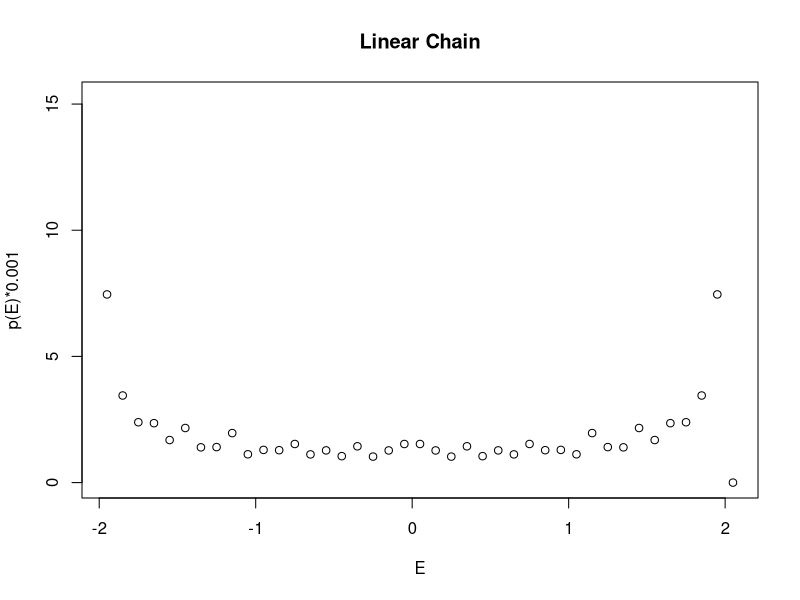

Source code (R): (Note: a time limit stopped this script after it produced the figure.)
#library(pracma)
#library(rootSolve)

#E: R2-The two roots, M-a (ENERGY, REPS)-matrix, e-enerty value in M, n-current iteration
#S: Compute the energy of a pair of roots, not zero.
Nn<-function(R2,M,e,n) { #E: Compute N(e) for the recent pair of roots coming from e at it. n 
  if((n==1) && (R2[1]==0)) {
      print("entro al caso n==1 zeros")
      return(c(2,2)) # zero 0 eigenvalue has degeneracy 2 in level 1
}
  H<-matrix(which(M[,1] == e, arr.ind = T),ncol=2) #which return an index.err, which index col in M = e
  I<-min(H[,1]) #if there is more coincidences with e, return minimum index 
  find<-M[I,2] #Assign the number of repetitions of energy e in iter. n ti find
  return(c(find,find)) #return concatenation two repetitions per energy??
}

#E: R2-The two roots, M-a (ENERGI, REPS)-matrix, e-enerty value in M, n-current iteration
#S: Compute the energy of a vector of roots, not zero.
NSn<-function(R2,M,e,n) { #E: Compute N(e) for the recent pair of roots coming from e at it. n
  v<-c()
  forbd1<-which(Re(R2)==-4)
  forbd2<-c(forbd1,which(Re(R2)==-2))
  forbd3<-c(forbd2,which(Re(R2)==1))
  forbd<-c(forbd3,which(Re(R2)==2)) #ford tiene los indices que contienen los elementos prohibidos

  if(length(forbd)>0 && length(forbd)<=2 ) {
for(r in forbd) #forbd tiene cardinalidad a lo mas 2
  {
   if(R2[r]==-4) 
    v<-c(v,1) #Nn(-4)=1
   if(R2[r]==2) 
     v<-c(v,3^{n}) #Nn(2)=Nn-1, n>=1
   if(R2[r]==1) 
     v<-c(v,3^{n-1}+1) #Nn(1)=(Nn-1)/3+1, n>=1
   if(R2[r]==-2 && n==1){
     print("Entro energia -2 en iteracion n=1")
     v<-c(v,1) #Nn(2)=d(n,1)
  }
   if(R2[r]==-2 && n!=1){ #Nn(2)=d(n,1)
     print("Entro energia -2 en iteracion n!=1")
     v<-c(v,0) 
   }
  } #end-for
} #end-if
  
  if(length(v)==2) return(v) # para ambas raices ya se determino su duplicidad
  if(length(v)==1) #solo una raiz fue probida
  {
    if(forbd[1]==1) ie<-2 #forbd tiene indices de R2, el indice que falta es el 2
    else ie<-1 #si no el 1
    H<-matrix(which(M[,1] == R2[ie], arr.ind = T),ncol=2) #which energy in M is R2[ie]
    I<-min(H[,1]) #if there is more coincidences with e, return minimum index
    v<-c(v,I)
    return(v)
  }
  if(length(v)==0){ #No hubo energias +/-2,1, o 4 Las dos duplicidades consideradas corresponden a la duplicidad de la raiz proveniente
  #buscamos la degenerancia en la matriz M
  H<-matrix(which(M[,1] == e, arr.ind = T),ncol=2) #which return an index.err, which index col in M = e
  I<-min(H[,1]) #if there is more coincidences with e, return minimum index 
  find<-M[I,2] #Assign the number of repetitions of energy e in iter. n ti find
  return(c(find,find)) #return concatenation two repetitions per energy??
  }
}


#E:
#S:
En<-function(E,n) {
  O=c()
  for(i in 1:length(which(E == n))) #Repeat the numbr of zeros in E, which return a set of indexes
    O<-c(O,2) #concatenates the 2 value in O
      return(O)
}

#############CYCLE FRACTAL 
#n=0, 2^(0+1) = vertices 
#Hay un digono con dos posibles eigenvalues E=-2,E=+2
#polyroot(c(2-2, 0,1)) #E->(0,0)
#x<-polyroot(c(-2-2, 0,1)) #E->(2,-2)
E0<-c(2,-2) #Energy states on a digon
N0<-c(1,1) #Number of repetitions? or states in digon?
M<-matrix(c(E0,N0),ncol=2)

n=0 #level

E1=c() #Null vector
N1=c()

#This only for n>=2, the first time i need to use i=1
for(i in seq(1:10)) {
#for(j in 1:10)
for(e in E0) { #Para cada energia en E0
  print(e)
  R2<-polyroot(c(e-2,0,1))
  E1<-c(E1,R2) #E->(2,-2),E->(0,0)
  N1<-c(N1,Nn(R2,M,e,i)) #adds to N1 repetitions
}
n<-n+1
M<-matrix(c(E1,N1),ncol=2) #Creates a new matrix from those previosly computed
E0<-E1 #go forward with new energy eigestates E1, but zeros adquiere #states through  N_{n+1}(E)=N_{n}(E')
} #end for i=1,...,10

inter<-0.10
U <- seq(-2.0,2.0,by=inter); #intervals
counts <- numeric(length(U)); #Vector of zeros to posit the number of states

#Interval counting
for(j in 1:length(counts)) {
  counts[j] <- sum(M[which(Re(M[,1])>=U[j] & Re(M[,1])<=U[j+1]),2]);
}

plot(U+inter/2,counts/(2^{n+1} - 1), ylim=c(0,max(Re(counts))*0.001),main="Linear Chain",
    xlab="E", ylab="p(E)*0.001")

#a<-c(0,1,0,1,0,2,3,4,3,2)
#b<-c(3,3,3,4,4,4,7,7,7,10)
#c<-data.frame(a,b)


##########SIERPINSKI GASKET FRACTAL##########
#n=0, 3^(0+1) = 3 vertices

#First level energies .
E0<-c(2,-2) #Initial energy states on the sierpinski type fractal, other : (-6,-2,6) 
#2->(-1,-2), -2->(0.5615528+0i,-3.5615528-0i)
N0<-c(2,0) #Number of repetitions? or states in digon?
M<-matrix(c(E0,N0),ncol=2)

n=0 #level

E1=c() #Null vector
N1=c()

#Poliniomio 2do grado
#eigenvaluees E'=-4,1,2,-2
#polyroot(c(-4, 3, 1)) #E'=-4,E->(1,-4)
#polyroot(c(1, 3, 1)) #E'=1,E->(-0.381966, -2.618034)
#polyroot(c(2, 3, 1)) #E'=2,E->(-1,-2)
#polyroot(c(-2, 3, 1)) #E'=-1,E->(0.5615528,-3.5615528)

#Initially we start with paper N0(2)=2,N0(-2)=0

#This only for n>=2, the first time i need to use i=1
for(i in seq(1:11)) {
  #for(j in 1:10)
  for(e in E0) { #Para cada energia en E0
    print(e)
    R2<-polyroot(c(e,3,1)) #E^2+3E+E'=0, E=(-3+/-sqrt(9-4E'))/2
    E1<-c(E1,R2) 
    N1<-c(N1,NSn(R2,M,e,i)) #adds to N1 repetitions
  }
  n<-n+1
  M<-matrix(c(E1,N1),ncol=2) #Creates a new matrix from those previosly computed
  E0<-E1 #go forward with new energy eigestates E1, but zeros adquiere #states through  N_{n+1}(E)=N_{n}(E')
} #end for i=1,...,10

#interval counting
inter<-0.01
U <- seq(-4.0,4.0,by=inter); #intervals
counts <- numeric(length(U)); #Vector of zeros to posit the number of states

#Buscamos los valores para los cuales la recursion no aplica, PROHIBIDOS

  if(length(forbd1<-which(Re(E1)==-4))==0){
    E1<-c(E1,-4) #for all n Nn(4)=1
    N1<-c(N1,1)
  }
  if(length(forbd2<-which(Re(E1)==2))==0){
    E1<-c(E1,2) #for all n Nn(2)=Nn-1
    N1<-c(N1,3^{n})
  }
  if(length(forbd3<-which(Re(E1)==1))==0){
    E1<-c(E1,1) #for all n Nn(1)=(Nn-1)/3+1
    N1<-c(N1,3^{n-1}+1)
  }
  if(length(forbd4<-which(Re(E1)==-2))==0){
  E1<-c(E1,-2) #for all n Nn(-2)=0=d(1,n)
  N1<-c(N1,0)
  }

#Recalculate M  
M<-matrix(c(E1,N1),ncol=2) #Creates a new matrix from those previosly computed

#Interval counting
for(j in 1:length(counts)){
  counts[j] <- sum(M[which(Re(M[,1])>=U[j] & Re(M[,1])<=U[j+1]),2]);
}

#Finite additional values -1 from e=2, -3+/-sqrt(13)/2 from e=2, -3+/-sqrt(5)/2 from e=1 (all with finite iter. )
#check we are recalculating e=-1 (forbidden also)
#its density is on few iteration then is not divided by 3^{n+1} = #states
EFinite<-c(-1,(-3-sqrt(13))/2,(-3-sqrt(5))/2)
PFinite<-c(2/3^2,3/3^3,(1/3+1)/3^2)

mm<-which(U==1) #to plot from -4 to 1

plot(U+inter/2,counts/(3^{n+1}),type="h", xlim=c(-4,1),ylim=c(0,max(Re(counts[1:mm])/(3^{n+1}))))
par(new = TRUE)
mx1<-max(PFinite[1:3])
mx2<-max(Re(counts[1:mm])/(3^{n+1}))
plot(EFinite,PFinite,type="h", axes=FALSE, xlab=NA, ylab=NA, xlim=c(-4,1),ylim=c(0,max(mx1,mx2)))

plot(U+inter/2,counts, type="l",xlim=c(-4,1),ylim=c(0,max(Re(counts[1:mm])))) #check type h

#INTEGRATED DENSITY OF STATES N(E)
pcounts<-counts/(3^{n+1})
sumcounts<-c()
for(j in 1:length(counts)){
  sumcounts[j] <- sum(pcounts[1:j])
}

#U = [-4,4] with inter=0.01
plot(U,sumcounts,type="l",xlim=c(-4,2),ylim=c(0,1),main="Integrated Density of States - Sierp. Net, n=11")
write.table(c(U,sumcounts),file="IntegratedStatesSierp.txt",sep="\t")

#########INTEGRATED LEVEL SPACING DISTRIBUTION P(S)
#First level energies .
E0<-c(2,1) #Initial energy states on the sierpinski type fractal, other : (-6,-2,6) 
##(1) E0<-c(2,-2) #Initial energy states on the sierpinski type fractal, other : (-6,-2,6) 
##(2) E0<-c(2,-2) #Initial energy states on the sierpinski type fractal, other : (-6,-2,6)
##(3) E0<-c(2,1) #Initial energy states on the sierpinski type fractal, other : (-6,-2,6)
##(4) E0<-c(2,1) #Initial energy states on the sierpinski type fractal, other : (-6,-2,6)

#2->(-1,-2), -2->(0.5615528+0i,-3.5615528-0i)
##(1) N0<-c(2,0) #Number of repetitions? or states in digon?
##(2) N0<-c(2,2) #Number of repetitions? or states in digon?
##(3) N0<-c(2,1) #Number of repetitions? or states in digon?
##(4) N0<-c(2,2) #Number of repetitions? or states in digon?

N0<-c(2,1) #Number of repetitions? or states in digon?


M<-matrix(c(E0,N0),ncol=2)
n=0 #level
E1=c() #Null vector
N1=c()

#This only for n>=2, the first time i need to use i=1
for(i in seq(1:11)) {
  #for(j in 1:10)
  for(e in E0) { #Para cada energia en E0
    print(e)
    R2<-polyroot(c(e,3,1)) #E^2+3E+E'=0, E=(-3+/-sqrt(9-4E'))/2
    E1<-c(E1,R2) #Las que tiene mas las actuales
    N1<-c(N1,NSn(R2,M,e,i)) #adds to N1 repetitions
  }
  n<-n+1
  M<-matrix(c(E1,N1),ncol=2) #Creates a new matrix from those previosly computed
  
  E0<-E1 #go forward with new energy eigestates E1, but zeros adquiere #states through  N_{n+1}(E)=N_{n}(E')
} #end FOR i=1,...,n

#interval counting
inter<-0.01 #Energy increment
U <- seq(-4.0,4.0,by=inter); #energy intervals (-4,+4)
counts <- numeric(length(U)); #Vector of zeros to posit the number of states
lengcounts <- numeric(length(U))
#Buscamos los valores para los cuales la recursion no aplica, PROHIBIDOS

if(length(forbd1<-which(Re(E1)==-4))==0){
  E1<-c(E1,-4) #for all n Nn(4)=1
  N1<-c(N1,1)
}
if(length(forbd2<-which(Re(E1)==2))==0){
  E1<-c(E1,2) #for all n Nn(2)=Nn-1
  N1<-c(N1,3^{n})
}
if(length(forbd3<-which(Re(E1)==1))==0){
  E1<-c(E1,1) #for all n Nn(1)=(Nn-1)/3+1
  N1<-c(N1,3^{n-1}+1)
}
if(length(forbd4<-which(Re(E1)==-2))==0){
  E1<-c(E1,-2) #for all n Nn(-2)=0=d(1,n)
  N1<-c(N1,0)
}

#Recalculamos M  
M<-matrix(c(E1,N1),ncol=2) #Creates a new matrix from those previosly computed

#Number of states for each ENERGY LEVEL, updates counts with new matrix M
for(j in 1:length(counts)){
  counts[j] <- sum(M[which(Re(M[,1])>=U[j] & Re(M[,1])<U[j+1]),2]) 
  #lengcounts[j] <- length(M[which(Re(M[,1])>=U[j] & Re(M[,1])<U[j+1]),2])
  }

pcounts<-counts/(3^{n+1}) #Divide by #Total of States on Sierp. at iteration n, aproximating p(Ei),i=1,,...,n

sumcounts<-c()
#Aproximating N(E)
for(j in 1:length(counts)){
  sumcounts[j] <- sum(pcounts[1:j]) #Aproximate the integrated density of states N(Ei),i=1,,...,n
}

plot(U,sumcounts,type="l",xlim=c(-4,2.1),ylim=c(0,1.01),main="Integrated Density of States - Sierp. Net, n=9")

#Computing S_i=<N(Ei+1)> - <N(Ei)>
#avereged integrated density of states = #states in a gap Si+1 - Si = 
mNe<-c()
for(j in 1:(length(sumcounts))){
  if(j==1){
  #mNe[j]<-sum(sumcounts[1:j+1])/(U[j+1]-U[1]) - sum(sumcounts[1:j])/(U[1])
  mNe[j]<-sumcounts[j]/U[1] #media del #de estados
  }
    #mNe[j]<-mean(sumcounts[1:j+1]) - mean(sumcounts[1:j])
  else { 
    #mNe[j]<-sum(sumcounts[1:j+1])/(U[j+1]-U[1]) - sum(sumcounts[1:j])/(U[j+1]-U[1])
    if(j>2)
    mNe[j]<- sumcounts[j]/(U[j]-U[1]) - sumcounts[j-1]/(U[j-1]-U[1])
    if(j==2)     
    mNe[j]<- sumcounts[j]/(U[j]-U[1]) - sumcounts[j-1]/(U[j-1])
   }
}

sortmNe <- sort(mNe, method = "shell")

inter2<-(max(Re(mNe[1:length(mNe)-1]))-min(Re(mNe[1:length(mNe)-1])))/(length(mNe)-1)
S <- seq(min(Re(mNe[1:length(mNe)-1])),max(Re(mNe[1:length(mNe)-1])),by=inter2); #S intervals, min/max(Re(mNe[1:800]))
#inter2<-(exp(1)-exp(-7))/(length(mNe)-1)
# <- seq(exp(-7),exp(1),by=inter2);
#Averaged <N(Ei)>
#mNe<-c(mNe,mean(sumcounts)) #mNe has the mean of all integreted values PER LEVEL 

#S<-c(mNe[1]) #S1
#mNe[length(mNe)+1]=0
#for(i in 1:length(mNe)-1){ #n
#  S<-c(S,mNe[i+1]-mNe[i])
#}

#Counting
#US <- seq(min(Re(log(S))),max(Re(log(S))),by=0.01) #intervals for S
scounts <- numeric(length(S)); #Vector of zeros to posit the number of states

#sum number of values of S=<N(Ei+1)>-<N(Ei)> that fall into S intervals 
for(j in 1:length(S)){
  #scounts[j] <- sum(mNe[which(Re(mNe)>=Re(S[j]) & Re(mNe)<Re(S[j+1]))]); #aproximate P(Si),i=1,,...,n
  #Otra seria contar no sumar 
  scounts[j] <- length(which(Re(sortmNe)>Re(S[j]) & Re(sortmNe)<=Re(S[j+1])))/inter2; #aproximate P(Si),i=1,,...,n
  ##scounts[j] <- sum(M[which(Re(M[,1])>=Re(sortmNe[j]) & Re(M[,1])<Re(sortmNe[j+1])),2]) #aproximate P(Si),i=1,,...,n
}

length(which(scounts==0))
plot(S,scounts,type="l")

#pcounts<-scounts/(3^{n+1})
sumScounts<-c()
normalizing <- sum(scounts[1:length(scounts)])
scounts <- scounts/normalizing

for(j in 1:length(scounts)){
  sumScounts[j] <- sum(scounts[j:length(scounts)])
}

#Esta y revisar porque hay m}uchos 0 en sumScounts

#plot(log(Re(S)+inter2/2),log(Re(sumScounts)),ylim=c(-4,-0.7),xlim=c(-7.4,-0.55),type="l")
par(new=TRUE)
plot(log(Re(S)+inter2/2),log(Re(sumScounts)),type="l")
plot(log(Re(S)),log(Re(sumScounts)),type="l",ylim=c(-9,-0.7),xlim=c(-7.4,1))
write.table(c(Re(S),Re(sumScounts)),file="AveragedIntegratedSpacinStatesDistSierpN11-INI5.txt",sep="\t")

plot(Re(S)+inter2/2,Re(sumScounts),type="l",log="xy")
plot(Re(S)+inter2/2,((Re(S)+inter2/2))^(-0.57),type="l",log="xy",xlab='',ylab='',axes=FALSE)

#ESTA
par(new=TRUE)
plot(log(Re(S)+inter2/2),log(Re(sumScounts)),type="l")
write.table(c(Re(S),Re(sumScounts)),file="AveragedIntegratedSpacinStatesDistSierp11.txt",sep="\t")

par(new=TRUE)
plot(log(Re(S)+inter2/2),(-0.57)*(log(Re(S)+inter2/2))-2.5,type="l",main=NULL,xlab='',ylab='',axes=FALSE)

plot(log(Re(S)+inter2/2),log(Re(sumScounts)),type="l")
par(new=TRUE)
plot(log(Re(S)+inter2/2),(log(Re(S)+inter2/2))^{-0.56},type="l")


#if(length(which(U==-1))==0){ #search in M
 # print("Agregamos e = -1 con N(-1)=N1(2)=3^1")
#  E1<-c(E1,-1) #for all n Nn(2)=Nn-1=3^n
#  N1<-c(N1,3) #Repetitions Modificar count de otra manera
#}

#if(length(which(Re(E1)==(-3-sqrt(13))/2)==0)){ #search in M, -3.302776
#  print("Agregamos e = (-3-sqrt(13))/2 con N(-3.302776)=N2(2)=3^2")
#  E1<-c(E1,(-3-sqrt(13))/2) #for all n Nn(2)=Nn-1=3^n
#  N1<-c(N1,3^2)
#}

#if(length(which(Re(E1)==(-3-sqrt(5))/2)==0)){ #search in M, -3.302776
#  print("Agregamos e = (-3-sqrt(5))/2) con N(-2.618034)=N1(1)=3^1/3+1")
#  E1<-c(E1,(-3-sqrt(5))/2) #for all n Nn(1)=Nn-1/3+1=3^n/3+1
#  N1<-c(N1,3^1/3+1)
#}
